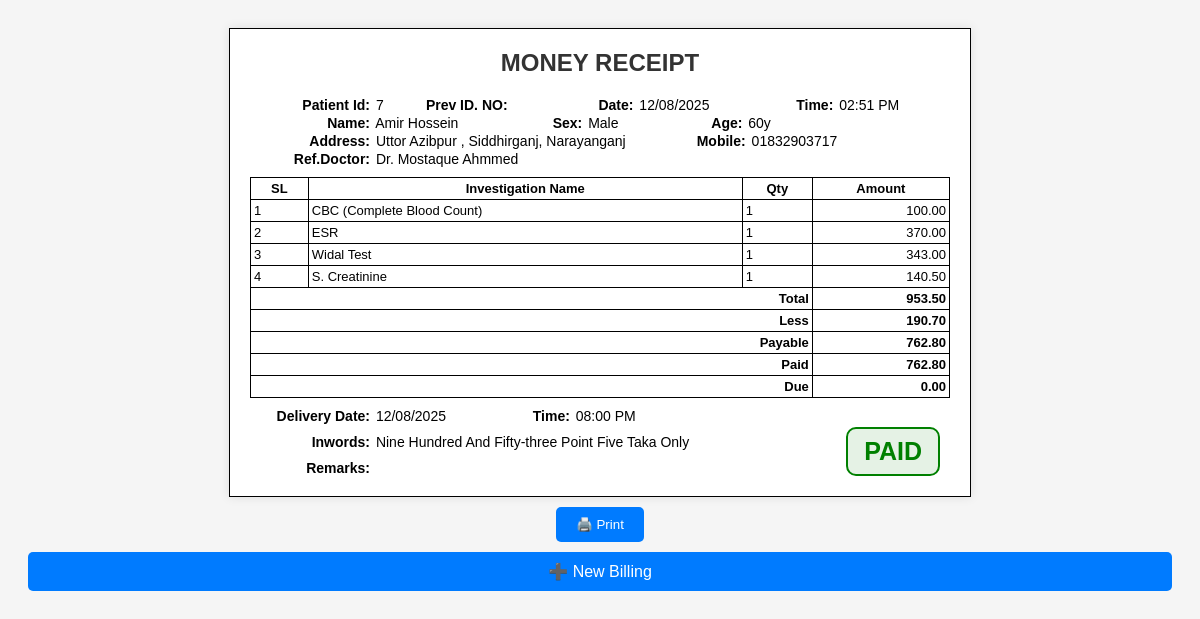
Page /receipt.php?patient_id=7 on the committed database.
### tables this page shows
CREATE TABLE patients (
        patient_id INTEGER PRIMARY KEY AUTOINCREMENT,
        old_id TEXT,
        date TEXT,
        patient_name TEXT,
        sex TEXT,
        age TEXT,
        phone TEXT,
        ref_doctors TEXT,
        ref_name TEXT,
        delivery_date TEXT,
        delivery_time TEXT,
        remarks TEXT,
        less_total REAL,
        less_percent_total REAL,
        paid REAL,
        send_sms INTEGER,
        created_at TEXT,
        updated_at TEXT,
        address TEXT
    );

CREATE TABLE billing (
        id INTEGER PRIMARY KEY AUTOINCREMENT,
        patient_id INTEGER,
        service_id TEXT,
        service_name TEXT,
        price REAL,
        unit INTEGER,
        less_percent REAL,
        less REAL,
        final_price REAL,
        FOREIGN KEY (patient_id) REFERENCES patients(patient_id) ON DELETE CASCADE
    );

### receipt.php (the view, shortened to what this page needs)
<?php
include 'db_sqlite.php';
$patient_id = $_GET['patient_id'] ?? '';
$stmt = $pdo->prepare("SELECT * FROM patients WHERE patient_id = ?");
$stmt->execute([$patient_id]);
$patient = $stmt->fetch(PDO::FETCH_ASSOC);
$stmt = $pdo->prepare("SELECT * FROM billing WHERE patient_id = ?");
$stmt->execute([$patient_id]);
$services = $stmt->fetchAll(PDO::FETCH_ASSOC);
$total = 0;
foreach ($services as $s) {
    $total += $s['final_price'];
}
$less = $patient['less_total'];
$paid = $patient['paid'];
$due = ($total - $less) - $paid;
function numberToWords($number) {
    $hyphen      = '-';
    $conjunction = ' and ';
    $decimal     = ' point ';
    $dictionary  = array(
        0                   => 'zero',
        1                   => 'one',
        2                   => 'two',
        3                   => 'three',
        4                   => 'four',
        5                   => 'five',
        6                   => 'six',
        7                   => 'seven',
        8                   => 'eight',
        9                   => 'nine',
        10                  => 'ten',
        11                  => 'eleven',
        12                  => 'twelve',
        13                  => 'thirteen',
        14                  => 'fourteen',
        15                  => 'fifteen',
        16                  => 'sixteen',
        17                  => 'seventeen',
        18                  => 'eighteen',
        19                  => 'nineteen',
        20                  => 'twenty',
        30                  => 'thirty',
        40                  => 'forty',
        50                  => 'fifty',
        60                  => 'sixty',
        70                  => 'seventy',
        80                  => 'eighty',
        90                  => 'ninety',
        100                 => 'hundred',
        1000                => 'thousand',
        1000000             => 'million',
        1000000000          => 'billion',
        1000000000000       => 'trillion',
        1000000000000000    => 'quadrillion',
        1000000000000000000 => 'quintillion'
    );
    $string = $fraction = null;
    if (strpos($number, '.') !== false) {
        list($number, $fraction) = explode('.', $number);
    }
    switch (true) {
        case $number < 100:
            $tens   = ((int) ($number / 10)) * 10;
            $units   = $number % 10;
            $string = $dictionary[$tens];
            if ($units) {
                $string .= $hyphen . $dictionary[$units];
            }
            break;
        case $number < 1000:
            $hundreds  = $number / 100;
            $remainder = $number % 100;
            $string = $dictionary[$hundreds] . ' ' . $dictionary[100];
            if ($remainder) {
                $string .= $conjunction . numberToWords($remainder);
            }
            break;
    }
    if (null !== $fraction && is_numeric($fraction)) {
        $string .= $decimal;
        $words = array();
        foreach (str_split((string) $fraction) as $number) {
            $words[] = $dictionary[$number];
        }
        $string .= implode(' ', $words);
    }
    return $string;
}
$totalInWords = numberToWords($total) . ' taka only';
?>
<!DOCTYPE html>
<html>
<head>
</head>
<body>
<div class="receipt" id="printArea">
  <div class="title">MONEY RECEIPT</div>
  <div class="receipt-info">
    <strong>Patient Id:</strong> <?= $patient['patient_id'] ?> <strong>Prev ID. NO:</strong> <?= $patient['old_id'] ?> <strong>Date:</strong> <?= date('d/m/Y', strtotime($patient['date'])) ?> <strong>Time:</strong> <?= date('h:i A', strtotime($patient['created_at'])) ?>
  </div>
  <div class="receipt-info">
    <strong>Name:</strong> <?= $patient['patient_name'] ?> <strong>Sex:</strong> <?= $patient['sex'] ?> <strong>Age:</strong> <?= $patient['age'] ?>
  </div>
  <div class="receipt-info">
    <strong>Address:</strong> <?= $patient['address'] ?><strong>Mobile:</strong> <?= $patient['phone'] ?>
  </div>
  <div class="receipt-info">
    <strong>Ref.Doctor:</strong> <?= $patient['ref_doctors'] ?>
  </div>
  <table>
    <thead>
      <tr>
        <th>SL</th>
        <th>Investigation Name</th>
        <th>Qty</th>
        <th>Amount</th>
      </tr>
    </thead>
    <tbody>
      <?php
        foreach ($services as $index => $s) {
          $lineTotal = $s['final_price'];
          echo "<tr>
                  <td>" . ($index + 1) . "</td>
                  <td>{$s['service_name']}</td>
                  <td>{$s['unit']}</td>
                  <td class='text-right'>" . number_format($lineTotal, 2) . "</td>
                </tr>";
        }
      ?>
    </tbody>
    <tfoot>
      <tr><th colspan="3" class="text-right">Total</th><th class="text-right"><?= number_format($total, 2) ?></th></tr>
      <tr><th colspan="3" class="text-right">Less</th><th class="text-right"><?= number_format($patient['less_total'], 2) ?></th></tr>
      <tr><th colspan="3" class="text-right">Payable</th><th class="text-right"><?= number_format($total - $patient['less_total'], 2) ?></th></tr>
      <tr><th colspan="3" class="text-right">Paid</th><th class="text-right"><?= number_format($patient['paid'], 2) ?></th></tr>
      <tr><th colspan="3" class="text-right">Due</th><th class="text-right"><?= number_format(($total - $patient['less_total']) - $patient['paid'], 2) ?></th></tr>
    </tfoot>
  </table>
  <div class="footer-info">
    <strong>Delivery Date:</strong> <?= date('d/m/Y', strtotime($patient['delivery_date'])) ?> <strong>Time:</strong> <?= date('h:i A', strtotime($patient['delivery_time'])) ?>
  </div>
  <div class="footer-info">
    <strong>Inwords:</strong> <?= ucwords($totalInWords) ?>
  </div>
  <div class="footer-info">
    <strong>Remarks:</strong> <?= $patient['remarks'] ?>
  </div>
  <div class="status-box">
    <?php if ($due <= 0): ?>
      <div class="paid">PAID</div>
    <?php else: ?>
      <div class="due">DUE: <?= number_format($due, 2) ?></div>
    <?php endif; ?>
  </div>
</div>
<button class="btn-print" onclick="window.print()">🖨️ Print</button>
<a href="bill.php" class="btn-print">➕ New Billing</a>
</body>
</html>

### receipt.php (style rules this page uses)
body { font-family: Arial, sans-serif; padding: 20px; background-color: #f5f5f5; }
.receipt { position: relative; border: 1px solid #000; padding: 20px; width: 700px; margin: auto; background-color: white; box-shadow: 0 0 10px rgba(0,0,0,0.1); }
.title { text-align: center; font-size: 24px; font-weight: bold; margin-bottom: 20px; color: #333; }
table { width: 100%; border-collapse: collapse; margin-top: 10px; }
td, th { border: 1px solid #000; padding: 3px; font-size: 13px; }
.text-right { text-align: right; }
.btn-print { margin: 10px auto; display: block; padding: 10px 20px; background-color: #007bff; color: white; border: none; border-radius: 5px; cursor: pointer; text-decoration: none; text-align: center; }
.status-box { position: absolute; bottom: 20px; right: 30px; }
.paid { font-size: 25px; font-weight: bold; color: green; border: 2px solid green; padding: 8px 16px; display: inline-block; border-radius: 10px; background-color: rgba(0, 128, 0, 0.1); }
.receipt-info { margin-bottom: 2px; font-size: 14px; text-align: left; }
.receipt-info strong { display: inline-block; width: 120px; text-align: right; padding-right: 2px; }
.footer-info { margin-top: 10px; font-size: 14px; text-align: left; }
.footer-info strong { display: inline-block; width: 120px; text-align: right; padding-right: 2px; }

### rows in the picture
patients: patient_id "7", date "12/08/2025", created_at "02:51 PM", patient_name "Amir Hossein", sex "Male", age "60y", address "Uttor Azibpur , Siddhirganj, Narayanganj", phone "01832903717", ref_doctors "Dr. Mostaque Ahmmed", less_total "190.70", $total-$patient['less_total'] "762.80", paid "762.80", ($total - $patient['less_total']) - $patient['paid'] "0.00", delivery_date "12/08/2025", delivery_time "08:00 PM"
billing: service_name "CBC (Complete Blood Count)", unit "1", final_price "100.00"
billing: service_name "ESR", unit "1", final_price "370.00"
billing: service_name "Widal Test", unit "1", final_price "343.00"
billing: service_name "S. Creatinine", unit "1", final_price "140.50"

### other values in the picture
$total "953.50"
$totalInWords "Nine Hundred And Fifty-three Point Five Taka Only"
